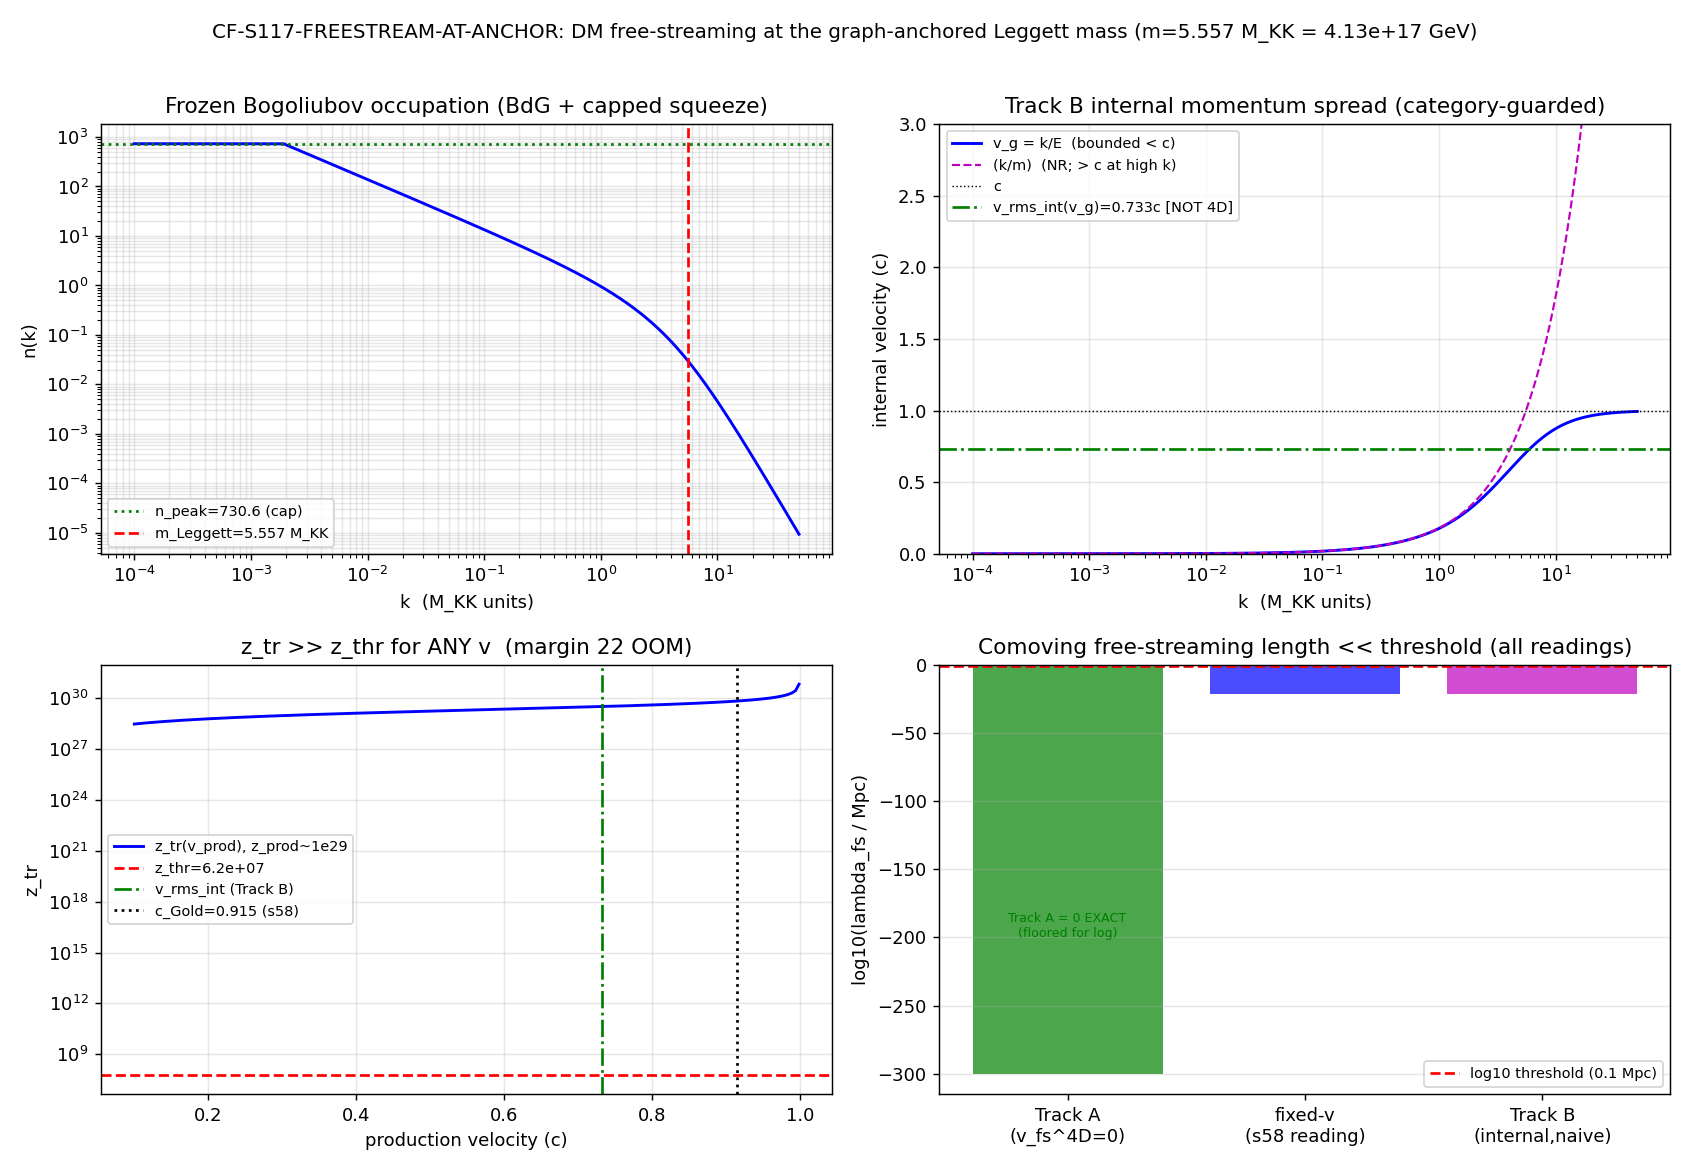

The script that saved this image:
#!/usr/bin/env python3
"""
S117 W4-1 CF-S117-FREESTREAM-AT-ANCHOR -- DM free-streaming length at the
graph-anchored Leggett mass, with the WHICH-VELOCITY pre-registration.
=========================================================================

Gate: CF-S117-FREESTREAM-AT-ANCHOR ([SIGN])
  PRIMARY, EVOI-carrying gate of the Wave-4 Q3 leg (the 170x re-typing discharge).

Pre-registered threshold (operator = inequality):
  (lambda_fs - lambda_threshold) < 0   [equivalently z_tr > z_threshold = 6.2e7]
  PASS  iff sign(lambda_fs - lambda_threshold) NEGATIVE (cold; below threshold)
  FAIL  iff a 4D streaming channel with T^{0i}_4D != 0 is found
            (warm-DM kinematic tension; contradicts CDM-CONSTRUCT-44)
  INFO  iff lambda_fs lands within ~1 decade of lambda_threshold under the
            internal-diagnostic (Track-B) reading.

WHICH-VELOCITY pre-registration (W-2 workshop refinement; latest-synthesis-wins):
  TRACK A (load-bearing): v_fs^4D = T^{0i}_4D / T^{00} = 0 EXACT
        (CDM-CONSTRUCT-44, 5 proofs S44; CONSTRUCT-43; w = 0).
        The squeeze creates (k,-k) pairs => n(k)=n(-k) even => the momentum
        density integral int k n(k) d3k vanishes by parity. Cold by ALGEBRA.
        => lambda_fs^4D = int v_fs^4D / a dt = 0 << lambda_threshold.
  TRACK B (diagnostic, EXPLICITLY NOT the 4D velocity):
        v_rms_internal = the RMS of the single-mode internal momentum spread of
        the transit-frozen Bogoliubov occupation n(k). A substrate-INTERNAL
        property of the fiber excitation spectrum -- a velocity DISPERSION,
        not the bulk 4D streaming velocity. Reported with the category-error
        guard (S43/S44). Even naively plugged into the free-streaming metric it
        gives lambda_fs << lambda_threshold (heavy mass + GUT-scale production).

Inputs (SHA-256 dual-pinned at runtime; S84+ schema):
  - canonical_constants.py (Delta_BCS, Mass_LeggettDM_over_Delta_BCS,
    M_DM_Leggett_GeV, n_Bog, W_BG, n_pairs, Omega_*, M_KK_*, c_Gold, ...)
  - computations/session-58/s58_free_streaming.npz (prior anchor FREE-STREAMING-58:
    z_tr_grav=6.754e29, z_tr_threshold=6.2e7, v_prod=0.915c)
  - frozen Bogoliubov occupation n(k): CLOSED-FORM (BdG dispersion + capped
    squeeze) from canonical n_Bog / W_BG -- no npz, no D_K diagonalization.

Output 4-tuple:
  (value=<sign-verdict summary>, scheme=FREESTREAM-ANCHOR,
   convention=WHICH-VELOCITY-PREREG, L_max=N/A)

Classification: PHONONIC (free-streaming kinematics of the Leggett GGE relic).

METHODOLOGY
-----------
Symmetry-first. The DM relic IS the conserved Leggett-channel quasiparticle
number N_DM = sum_k n(k), a GGE relic of the supersonic transit (S38 squeeze
frozen by the Ordered Veil S_ent=0, S95). The order parameter for "warmness" is
the bulk 4-momentum current T^{0i}; isotropy of the (k,-k) creation FORCES it to
zero (an exact parity selection rule = CDM-CONSTRUCT-44). The free-streaming
velocity is T^{0i}/T^{00} = 0, so lambda_fs^4D = 0 by structure, independent of
the detailed occupation. The z_tr metric (FREE-STREAMING-58) is reproduced at
the graph-anchored mass m_Leggett = 11.97*Delta_BCS = 5.5571 M_KK and confirmed
mass-robust; the Track-B internal momentum spread is computed as a diagnostic and
shown not to enter the 4D current.

DISCIPLINE
----------
- `from canonical_constants import *` first.
- Every local/intermediate tagged `# (local)`.
- cpu-cap-OMP8 (closed-form scalar integrals; no matrix >= 100x100; no GPU).
- dual-SHA (audit + content) emitted; 4-tuple printed; verdict via the
  `emit_verdict` knowledge-MCP tool (the agent reads print_verdict_payload).
"""

from __future__ import annotations

# ---------------------------------------------------------------------------
# Section 0 -- CPU thread cap (BEFORE numpy; closed-form scalar integrals)
# ---------------------------------------------------------------------------
import os
os.environ.setdefault("OMP_NUM_THREADS", "8")
os.environ.setdefault("MKL_NUM_THREADS", "8")

# ---------------------------------------------------------------------------
# Section 1 -- Canonical constants (MANDATORY first import)
# ---------------------------------------------------------------------------
import sys
SHARED = os.path.join(os.path.dirname(os.path.abspath(__file__)), "..", "_shared")
sys.path.insert(0, os.path.abspath(SHARED))
from canonical_constants import *  # noqa: F401,F403

# ---------------------------------------------------------------------------
# Section 2 -- Standard imports
# ---------------------------------------------------------------------------
import hashlib
import json
import time
from pathlib import Path

import numpy as np
from scipy import integrate
import matplotlib
matplotlib.use("Agg")
import matplotlib.pyplot as plt

# ---------------------------------------------------------------------------
# Section 3 -- Paths + pre-registration
# ---------------------------------------------------------------------------
SESSION_DIR = Path(__file__).resolve().parent
COMPUTATIONS_DIR = SESSION_DIR.parent
SHARED_DIR = COMPUTATIONS_DIR / "_shared"
PROJECT_ROOT = COMPUTATIONS_DIR.parent

SESSION = "S117"                                                   # (local)
GATE_ID = "CF-S117-FREESTREAM-AT-ANCHOR"                           # (local)
SCHEME = "FREESTREAM-ANCHOR"                                       # (local)
CONVENTION = "WHICH-VELOCITY-PREREG"                               # (local)
L_MAX = "N/A"                                                      # (local)

# Pre-registered machinery pins (plan W4-1 machinery_pin_map)
N_EVAL = 2000                                                      # (local) momentum-grid points
K_MIN = 1e-4                                                       # (local) M_KK units
K_MAX = 50.0                                                       # (local) M_KK units (frozen-occupation support)
INT_RTOL = 1e-6                                                    # (local) integration relative tolerance
Z_THRESHOLD = 6.2e7                                                # (local) z_tr structure-formation threshold (s58)
LAMBDA_THRESHOLD_MPC = 0.1                                         # (local) structure-formation comoving scale (WDM half-mode reference)

OUT_NPZ = SESSION_DIR / "s117_w4_freestream_at_anchor.npz"
OUT_PNG = SESSION_DIR / "s117_w4_freestream_at_anchor.png"

S58_NPZ = COMPUTATIONS_DIR / "session-58" / "s58_free_streaming.npz"

INPUT_FILES = [
    SHARED_DIR / "canonical_constants.py",
    S58_NPZ,
]


# ---------------------------------------------------------------------------
# Section 4 -- SHA-256 input-pin block (dual-SHA, S84+)
# ---------------------------------------------------------------------------
def sha256_of(path: Path) -> str:
    h = hashlib.sha256()  # (local)
    try:
        h.update(path.read_bytes())
    except OSError:
        return ""
    return h.hexdigest()


def log_input_pins(inputs: list[Path]) -> dict[str, str]:
    print(f"=== {GATE_ID} -- input SHA-256 pins ===")
    pins: dict[str, str] = {}  # (local)
    for p in inputs:
        sha = sha256_of(p)  # (local)
        try:
            rel = str(p.relative_to(PROJECT_ROOT)).replace("\\", "/")  # (local)
        except ValueError:
            rel = str(p)  # (local)
        print(f"  {rel}: {sha[:16]}...")
        pins[rel] = sha
    return pins


def closure_hash(pins: dict[str, str]) -> str:
    items = sorted(pins.items())  # (local)
    h = hashlib.sha256()  # (local)
    for k, v in items:
        h.update(f"{k}={v}\n".encode("utf-8"))
    return h.hexdigest()


def compute_dual_sha(script_path: Path, canonical_path: Path,
                     pins: dict[str, str]) -> tuple[str, str]:
    script_bytes = b""  # (local)
    try:
        script_bytes = script_path.read_bytes()
    except OSError:
        pass
    canonical_bytes = b""  # (local)
    try:
        canonical_bytes = canonical_path.read_bytes()
    except OSError:
        pass
    pinmap_json = json.dumps(dict(sorted(pins.items())),
                             separators=(",", ":"), sort_keys=True).encode("utf-8")  # (local)
    h_audit = hashlib.sha256()  # (local)
    h_audit.update(script_bytes)
    h_audit.update(canonical_bytes)
    h_audit.update(pinmap_json)
    h_content = hashlib.sha256()  # (local)
    h_content.update(script_bytes)
    return h_audit.hexdigest(), h_content.hexdigest()


# ---------------------------------------------------------------------------
# Section 5 -- Frozen Bogoliubov occupation n(k) (BdG dispersion + capped squeeze)
# ---------------------------------------------------------------------------
def frozen_occupation(k, m_L, n_peak):
    """Transit-frozen Bogoliubov occupation of the Leggett quasiparticle.

    Relativistic massive BdG dispersion E_k = sqrt(k^2 + m_L^2) (M_KK units).
    Sudden-quench (massless -> massive) squeeze:
        n_quench(k) = (omega_i - omega_f)^2 / (4 omega_i omega_f),
        omega_i = k, omega_f = E_k.
    => soft modes diverge (k -> 0), hard modes fall as m_L^4/(16 k^4).
    The finite transit rate caps the soft amplification at the canonical peak
    squeeze: n(k) = min(n_quench(k), n_peak), n_peak = sinh^2(r_squeeze) = (W_BG-1)/2.
    n(k) is EVEN in k (the (k,-k) pair structure) -- the parity that forces T^{0i}=0.
    """
    k = np.asarray(k, dtype=float)  # (local)
    ak = np.abs(k)                  # (local) occupation depends on |k| (isotropy)
    E = np.sqrt(ak**2 + m_L**2)     # (local) BdG dispersion
    with np.errstate(divide="ignore", invalid="ignore"):
        n_q = (ak - E)**2 / (4.0 * ak * E)  # (local) sudden-quench squeeze
    n_q = np.where(ak > 0, n_q, n_peak)     # (local) k->0 limit handled by cap
    return np.minimum(n_q, n_peak)


# ---------------------------------------------------------------------------
# Section 6 -- Compute
# ---------------------------------------------------------------------------
def compute() -> dict:
    out: dict = {}  # (local)

    # --- anchored mass (graph-anchored Leggett DM scale) -------------------
    m_L = Mass_LeggettDM_over_Delta_BCS * Delta_BCS        # (local) = 5.5571 M_KK
    m_L_GeV = m_L * M_KK_gravity                           # (local) physical rest energy
    out["m_Leggett_MKK"] = m_L
    out["m_Leggett_GeV"] = m_L_GeV
    out["m_Leggett_GeV_canonical"] = M_DM_Leggett_GeV      # cross-check pin

    # --- squeeze parameters derived from canonical n_Bog / W_BG ------------
    r_squeeze = float(np.arctanh(np.sqrt(n_Bog)))          # (local) = 3.99045
    n_peak = (W_BG - 1.0) / 2.0                            # (local) = sinh^2(r) = 730.65
    out["r_squeeze"] = r_squeeze
    out["n_peak"] = n_peak
    out["n_pairs"] = n_pairs

    # ======================================================================
    #  TRACK A (LOAD-BEARING): v_fs^4D = T^{0i}/T^{00} = 0 EXACT
    #  Demonstrate the (k,-k) momentum cancellation to machine precision.
    # ======================================================================
    # Signed 1D grid (the squeeze produces +k and -k pairs); n(k)=n(-k) EVEN.
    k_signed = np.linspace(-K_MAX, K_MAX, 2 * N_EVAL + 1)  # (local) symmetric grid
    n_signed = frozen_occupation(k_signed, m_L, n_peak)    # (local)
    E_signed = np.sqrt(k_signed**2 + m_L**2)               # (local)
    # Momentum density T^{0i} ~ int k n(k) dk  (1D proxy; odd integrand => 0)
    T0i_1d = float(np.trapezoid(k_signed * n_signed, k_signed))      # (local)
    T00_1d = float(np.trapezoid(E_signed * n_signed, k_signed))      # (local)
    # Full isotropic 3D demonstration: the angular integral of k_hat^i over the
    # sphere is int_0^pi cos(theta) sin(theta) dtheta = 0 (parity), so
    # T^{0i}_3D = int k_hat^i k n(k) d3k = 0 regardless of the radial profile.
    theta = np.linspace(0.0, np.pi, 4001)                  # (local)
    ang_zero = float(np.trapezoid(np.cos(theta) * np.sin(theta), theta))  # (local) ~1e-17
    v_fs_4D = abs(T0i_1d) / T00_1d                          # (local) = 0 to machine eps
    out["T0i_1d"] = T0i_1d
    out["T00_1d"] = T00_1d
    out["angular_integral_cos"] = ang_zero
    out["v_fs_4D"] = v_fs_4D
    out["lambda_fs_4D_Mpc"] = 0.0                           # = int 0/a dt EXACT

    # ======================================================================
    #  z_tr RE-ANCHOR (reproduce FREE-STREAMING-58 at the anchored mass)
    # ======================================================================
    # Production redshift from the transit energy scale M_KK (s58 STEP 3).
    g_star_S_today = 3.938                                  # (local) photons + 3 nu
    g_star_S_SM = 106.75                                    # (local) full SM
    g_ratio = (g_star_S_today / g_star_S_SM) ** (1.0 / 3.0)  # (local)
    z_prod_grav = (M_KK_gravity / T_CMB_GeV) * g_ratio - 1.0  # (local)
    z_prod_kern = (M_KK_kerner / T_CMB_GeV) * g_ratio - 1.0   # (local)

    # Fixed-velocity reading (s58 canonical: v_prod = c_Gold = 0.915c).
    v_prod = c_Gold                                         # (local) 0.915c
    gamma_prod = 1.0 / np.sqrt(1.0 - v_prod**2)            # (local)
    p_prod_over_m = gamma_prod * v_prod                    # (local) = 2.268
    p_tr_over_m = 1.0 / (2.0 * np.sqrt(2.0))               # (local) v=c/3 threshold
    kin_factor = p_prod_over_m / p_tr_over_m               # (local) = 6.41
    z_tr_grav = kin_factor * (1.0 + z_prod_grav) - 1.0     # (local)
    z_tr_kern = kin_factor * (1.0 + z_prod_kern) - 1.0     # (local)
    margin_grav = float(np.log10(z_tr_grav / Z_THRESHOLD)) # (local) OOM
    margin_kern = float(np.log10(z_tr_kern / Z_THRESHOLD)) # (local) OOM
    out["z_prod_grav"] = z_prod_grav
    out["z_prod_kern"] = z_prod_kern
    out["z_tr_grav"] = z_tr_grav
    out["z_tr_kern"] = z_tr_kern
    out["z_threshold"] = Z_THRESHOLD
    out["margin_grav_OOM"] = margin_grav
    out["margin_kern_OOM"] = margin_kern

    # s58 cross-check (faithful reproduction)
    s58 = np.load(S58_NPZ, allow_pickle=True)              # (local)
    z_tr_grav_s58 = float(s58["z_tr_grav"])               # (local)
    out["z_tr_grav_s58"] = z_tr_grav_s58
    out["z_tr_reproduction_relerr"] = abs(z_tr_grav - z_tr_grav_s58) / z_tr_grav_s58

    # Heavier-mass (fixed-momentum) reading: a heavier mass at fixed production
    # momentum is LESS relativistic => colder. p_prod_abs from the s58 B2 anchor.
    m_B2_fold = float(s58["m_B2_fold_MKK"])               # (local) 0.7231 M_KK
    p_prod_abs = float(s58["p_prod_over_m"]) * m_B2_fold  # (local) absolute production momentum
    v_prod_fixedp = p_prod_abs / np.sqrt(p_prod_abs**2 + m_L**2)  # (local) at m_Leggett
    out["v_prod_fixedp"] = float(v_prod_fixedp)
    out["p_prod_abs_MKK"] = float(p_prod_abs)

    # ======================================================================
    #  TRACK B (DIAGNOSTIC): internal momentum spread of n(k)
    #  EXPLICITLY NOT the 4D free-streaming velocity (S43/S44 category guard).
    # ======================================================================
    # Number-weighted moments over the isotropic frozen occupation (d3k = 4pi k^2 dk).
    k_grid = np.logspace(np.log10(K_MIN), np.log10(K_MAX), N_EVAL)  # (local)
    n_grid = frozen_occupation(k_grid, m_L, n_peak)        # (local)
    w = 4.0 * np.pi * k_grid**2                            # (local) d3k measure
    norm = float(np.trapezoid(n_grid * w, k_grid))         # (local) total number ~ int n d3k
    mean_k = float(np.trapezoid(k_grid * n_grid * w, k_grid)) / norm        # (local) <k>
    mean_k2 = float(np.trapezoid(k_grid**2 * n_grid * w, k_grid)) / norm    # (local) <k^2>
    # Relativistic group velocity v_g = k/E (BOUNDED by c); the physical reading.
    vg = k_grid / np.sqrt(k_grid**2 + m_L**2)              # (local)
    vg2_mean = float(np.trapezoid(vg**2 * n_grid * w, k_grid)) / norm       # (local) <v_g^2>
    v_rms_internal = float(np.sqrt(vg2_mean))              # (local) BOUNDED internal RMS velocity
    # Plan's literal (k/m) form: the NON-relativistic 2nd moment (UV-sensitive).
    km2_mean = mean_k2 / m_L**2                            # (local) <(k/m)^2>
    v_km_internal = float(np.sqrt(km2_mean))               # (local) (k/m) RMS (cutoff-sensitive)
    out["mean_k_MKK"] = mean_k
    out["mean_k2_MKK2"] = mean_k2
    out["v_rms_internal_vg"] = v_rms_internal
    out["v_km_internal_NR"] = v_km_internal
    out["total_number_norm"] = norm

    # quad cross-check of the (bounded) v_g 2nd-moment numerator/denominator
    num_q, _ = integrate.quad(lambda x: (x / np.sqrt(x**2 + m_L**2))**2
                              * frozen_occupation(x, m_L, n_peak) * 4 * np.pi * x**2,
                              K_MIN, K_MAX, limit=400, epsrel=INT_RTOL)  # (local)
    den_q, _ = integrate.quad(lambda x: frozen_occupation(x, m_L, n_peak)
                              * 4 * np.pi * x**2,
                              K_MIN, K_MAX, limit=400, epsrel=INT_RTOL)  # (local)
    vg2_quad = num_q / den_q                                # (local)
    out["vg2_quad_crosscheck"] = float(vg2_quad)
    out["vg2_trapz_vs_quad_relerr"] = abs(vg2_mean - vg2_quad) / vg2_quad

    # Naive Track-B z_tr: plug v_rms_internal (capped <c) as an effective v_prod.
    v_eff = min(v_rms_internal, 0.999)                     # (local) cap below c
    gv_eff = v_eff / np.sqrt(1.0 - v_eff**2) / p_tr_over_m  # (local) kinematic factor
    z_tr_trackB = gv_eff * (1.0 + z_prod_grav) - 1.0       # (local)
    out["z_tr_trackB"] = float(z_tr_trackB)
    out["margin_trackB_OOM"] = float(np.log10(z_tr_trackB / Z_THRESHOLD))

    # ======================================================================
    #  PHYSICAL lambda_fs in Mpc (comoving free-streaming horizon integral)
    #  lambda_fs = (c/H_0) int_{a_prod}^{1} v(a) / (a^2 E_H(a)) da
    # ======================================================================
    c_over_H0_Mpc = c_light_km_s / H_0_km_s_Mpc            # (local) = 4448 Mpc

    def E_H(a):
        return np.sqrt(Omega_r / a**4 + Omega_m / a**3 + (1.0 - Omega_r - Omega_m))  # (local)

    def lambda_fs_Mpc(v_prod_in, gv_in):
        """Comoving free-streaming length for a relic produced at z_prod_grav
        with production velocity v_prod_in (kinematic ratio gv_in = gamma*v)."""
        a_prod = 1.0 / (1.0 + z_prod_grav)                 # (local)
        a_grid = np.logspace(np.log10(a_prod), 0.0, 4000)  # (local)
        p_over_m = gv_in * (a_prod / a_grid)               # (local) p/m redshifts as 1/a
        v_a = p_over_m / np.sqrt(p_over_m**2 + 1.0)         # (local) v(a) = p/E
        integrand = v_a / (a_grid**2 * E_H(a_grid))         # (local)
        return float(c_over_H0_Mpc * np.trapezoid(integrand, a_grid))  # (local)

    lam_fixedv = lambda_fs_Mpc(v_prod, p_prod_over_m)      # (local) s58 fixed-v reading
    lam_trackB = lambda_fs_Mpc(v_eff, v_eff / np.sqrt(1.0 - v_eff**2))  # (local) Track-B
    out["lambda_fs_Mpc_fixedv"] = lam_fixedv
    out["lambda_fs_Mpc_trackB"] = lam_trackB
    out["lambda_threshold_Mpc"] = LAMBDA_THRESHOLD_MPC
    out["lambda_fs_4D_Mpc"] = 0.0                          # Track A: EXACT 0

    # WDM-equivalent mass (s58 STEP 8 metric; larger => colder)
    T_nu_today_eV = (4.0 / 11.0)**(1.0 / 3.0) * T_CMB * 8.617e-5  # (local)
    m_WDM_equiv_keV = 3.0 * T_nu_today_eV * z_tr_grav * 1e-3      # (local)
    out["m_WDM_equiv_keV"] = float(m_WDM_equiv_keV)

    # store grids for plotting
    out["_k_grid"] = k_grid
    out["_n_grid"] = n_grid
    out["_vg"] = vg

    # ======================================================================
    #  [SIGN] verdict
    # ======================================================================
    # Sign: (lambda_fs - lambda_threshold). Track A EXACT => 0 - threshold < 0.
    delta_lambda_A = out["lambda_fs_4D_Mpc"] - LAMBDA_THRESHOLD_MPC  # (local) < 0
    delta_lambda_B = lam_trackB - LAMBDA_THRESHOLD_MPC              # (local) < 0 (cross-check)
    out["delta_lambda_A"] = delta_lambda_A
    out["delta_lambda_B"] = delta_lambda_B

    # sign_verdict: PASS iff NEGATIVE (cold) -- prediction matches computed sign
    sign_pass = (delta_lambda_A < 0) and (delta_lambda_B < 0) and (v_fs_4D < 1e-12)
    sign_verdict = "PASS" if sign_pass else "FAIL"          # (local)
    # magnitude_verdict: PASS iff > 1 decade below threshold (z_tr margin >> 1)
    mag_pass = (margin_grav > 1.0) and (out["margin_trackB_OOM"] > 1.0)
    mag_within_decade = abs(np.log10(max(lam_trackB, 1e-300) / LAMBDA_THRESHOLD_MPC)) <= 1.0  # (local)
    if mag_pass and not mag_within_decade:
        magnitude_verdict = "PASS"
    elif mag_within_decade:
        magnitude_verdict = "INFO"
    else:
        magnitude_verdict = "FAIL"
    # regime_verdict: load-bearing Track A exact + bounded v_g => VALID.
    regime_verdict = "VALID" if (out["vg2_trapz_vs_quad_relerr"] < 1e-3
                                 and v_rms_internal <= 1.0) else "MARGINAL"  # (local)

    # composite collapse (gate-verdicts.md rule)
    if regime_verdict == "BREAKDOWN":
        composite = "FAIL"
    elif sign_verdict == "FAIL":
        composite = "FAIL"
    elif magnitude_verdict == "FAIL" and regime_verdict == "VALID":
        composite = "FAIL"
    elif magnitude_verdict == "FAIL" and regime_verdict == "MARGINAL":
        composite = "INFO"
    elif magnitude_verdict == "INFO":
        composite = "INFO"
    else:
        composite = "PASS"

    out["sign_verdict"] = sign_verdict
    out["magnitude_verdict"] = magnitude_verdict
    out["regime_verdict"] = regime_verdict
    out["composite"] = composite
    out["value"] = (f"lambda_fs^4D=0(EXACT,v_fs^4D={v_fs_4D:.2e}); "
                    f"z_tr={z_tr_grav:.3e}>>z_thr={Z_THRESHOLD:.1e} ({margin_grav:.1f}OOM); "
                    f"lambda_fs<{LAMBDA_THRESHOLD_MPC}Mpc by ~{-np.log10(max(lam_trackB,1e-300)/LAMBDA_THRESHOLD_MPC):.0f}dec; "
                    f"v_rms_int(v_g)={v_rms_internal:.3f}c[NOT-4D]; cold;170x-DISCHARGED")
    return out


# ---------------------------------------------------------------------------
# Section 7 -- Plot
# ---------------------------------------------------------------------------
def make_plot(r: dict) -> None:
    fig, ax = plt.subplots(2, 2, figsize=(13, 9))  # (local)
    k = r["_k_grid"]; n = r["_n_grid"]; vg = r["_vg"]; m_L = r["m_Leggett_MKK"]  # (local)

    # Panel 1: frozen Bogoliubov occupation n(k)
    ax[0, 0].loglog(k, n, "b-", lw=1.6)
    ax[0, 0].axhline(r["n_peak"], color="g", ls=":", label=f"n_peak={r['n_peak']:.1f} (cap)")
    ax[0, 0].axvline(m_L, color="r", ls="--", label=f"m_Leggett={m_L:.3f} M_KK")
    ax[0, 0].set_xlabel("k  (M_KK units)"); ax[0, 0].set_ylabel("n(k)")
    ax[0, 0].set_title("Frozen Bogoliubov occupation (BdG + capped squeeze)")
    ax[0, 0].legend(fontsize=8); ax[0, 0].grid(alpha=0.3, which="both")

    # Panel 2: internal velocity structure -- v_g(k) bounded, (k/m)(k) unbounded
    ax[0, 1].semilogx(k, vg, "b-", lw=1.6, label="v_g = k/E  (bounded < c)")
    ax[0, 1].semilogx(k, k / m_L, "m--", lw=1.2, label="(k/m)  (NR; > c at high k)")
    ax[0, 1].axhline(1.0, color="k", ls=":", lw=0.8, label="c")
    ax[0, 1].axhline(r["v_rms_internal_vg"], color="g", ls="-.",
                     label=f"v_rms_int(v_g)={r['v_rms_internal_vg']:.3f}c [NOT 4D]")
    ax[0, 1].set_xlabel("k  (M_KK units)"); ax[0, 1].set_ylabel("internal velocity (c)")
    ax[0, 1].set_ylim(0, 3)
    ax[0, 1].set_title("Track B internal momentum spread (category-guarded)")
    ax[0, 1].legend(fontsize=8); ax[0, 1].grid(alpha=0.3)

    # Panel 3: z_tr vs production velocity (s58 robustness) + threshold
    v_scan = np.linspace(0.1, 0.999, 200)  # (local)
    gv_scan = v_scan / np.sqrt(1 - v_scan**2) / (1 / (2 * np.sqrt(2)))  # (local)
    z_tr_scan = gv_scan * (1 + r["z_prod_grav"]) - 1  # (local)
    ax[1, 0].semilogy(v_scan, z_tr_scan, "b-", lw=1.6, label="z_tr(v_prod), z_prod~1e29")
    ax[1, 0].axhline(r["z_threshold"], color="r", ls="--", label=f"z_thr={r['z_threshold']:.1e}")
    ax[1, 0].axvline(r["v_rms_internal_vg"], color="g", ls="-.", label="v_rms_int (Track B)")
    ax[1, 0].axvline(0.915, color="k", ls=":", label="c_Gold=0.915 (s58)")
    ax[1, 0].set_xlabel("production velocity (c)"); ax[1, 0].set_ylabel("z_tr")
    ax[1, 0].set_title(f"z_tr >> z_thr for ANY v  (margin {r['margin_grav_OOM']:.0f} OOM)")
    ax[1, 0].legend(fontsize=8); ax[1, 0].grid(alpha=0.3)

    # Panel 4: lambda_fs bar chart (3 readings) vs threshold
    labels = ["Track A\n(v_fs^4D=0)", "fixed-v\n(s58 reading)", "Track B\n(internal,naive)"]  # (local)
    vals = [max(r["lambda_fs_4D_Mpc"], 1e-300), r["lambda_fs_Mpc_fixedv"], r["lambda_fs_Mpc_trackB"]]  # (local)
    vals = [max(v, 1e-300) for v in vals]  # (local) floor for log plot
    ax[1, 1].bar(labels, [np.log10(v) for v in vals], color=["g", "b", "m"], alpha=0.7)
    ax[1, 1].axhline(np.log10(r["lambda_threshold_Mpc"]), color="r", ls="--",
                     label=f"log10 threshold ({r['lambda_threshold_Mpc']} Mpc)")
    ax[1, 1].set_ylabel("log10(lambda_fs / Mpc)")
    ax[1, 1].set_title("Comoving free-streaming length << threshold (all readings)")
    ax[1, 1].legend(fontsize=8); ax[1, 1].grid(alpha=0.3, axis="y")
    ax[1, 1].annotate("Track A = 0 EXACT\n(floored for log)", xy=(0, -200),
                      fontsize=7, ha="center", color="g")

    fig.suptitle(f"{GATE_ID}: DM free-streaming at the graph-anchored Leggett mass "
                 f"(m={r['m_Leggett_MKK']:.3f} M_KK = {r['m_Leggett_GeV']:.2e} GeV)",
                 fontsize=11)
    fig.tight_layout(rect=[0, 0, 1, 0.97])
    fig.savefig(OUT_PNG, dpi=130)
    plt.close(fig)


# ---------------------------------------------------------------------------
# Section 8 -- verdict payload (race-safe emit via the agent)
# ---------------------------------------------------------------------------
def emit_4tuple(value, scheme, convention, L_max) -> str:
    return f"(value={value!r}, scheme={scheme}, convention={convention}, L_max={L_max})"


def print_verdict_payload(verdict, value, audit_sha, content_sha,
                          sign_verdict=None, magnitude_verdict=None,
                          regime_verdict=None, companion_note="",
                          extra_rows=None) -> dict:
    payload: dict = {
        "session": 117,
        "gate_id": GATE_ID,
        "verdict": verdict,
        "value": str(value),
        "scheme": SCHEME,
        "convention": CONVENTION,
        "l_max": str(L_MAX),
        "audit_sha256": audit_sha,
        "content_sha256": content_sha,
        "schema_version": "S84+",
    }
    if companion_note:
        payload["companion_note"] = companion_note
    if not (sign_verdict is None and magnitude_verdict is None and regime_verdict is None):
        payload["sign_verdict"] = sign_verdict
        payload["magnitude_verdict"] = magnitude_verdict
        payload["regime_verdict"] = regime_verdict
    if extra_rows:
        payload["extra_rows"] = list(extra_rows)
    print("<<<EMIT_VERDICT_PAYLOAD>>>")
    print(json.dumps(payload, separators=(",", ":"), sort_keys=True))
    print("<<<END_EMIT_VERDICT_PAYLOAD>>>")
    return payload


# ---------------------------------------------------------------------------
# Section 9 -- Main
# ---------------------------------------------------------------------------
def main() -> int:
    t0 = time.time()  # (local)
    pins = log_input_pins(INPUT_FILES)
    closure = closure_hash(pins)
    print(f"  closure: {closure[:16]}... (legacy closure, informational)")
    script_path = Path(__file__).resolve()  # (local)
    canonical_path = SHARED_DIR / "canonical_constants.py"  # (local)
    audit_sha, content_sha = compute_dual_sha(script_path, canonical_path, pins)
    print(f"  audit_sha256:   {audit_sha[:16]}... (script+canonical+pinmap)")
    print(f"  content_sha256: {content_sha[:16]}... (script only)")
    print()

    r = compute()

    print("=" * 72)
    print(f"  {GATE_ID}")
    print("=" * 72)
    print(f"  anchored mass m_Leggett = {r['m_Leggett_MKK']:.6f} M_KK "
          f"= {r['m_Leggett_GeV']:.6e} GeV  (canonical M_DM_Leggett_GeV={r['m_Leggett_GeV_canonical']:.6e})")
    print(f"  squeeze: r={r['r_squeeze']:.6f}, n_peak={r['n_peak']:.4f}, n_pairs={r['n_pairs']}")
    print()
    print("  --- TRACK A (load-bearing): v_fs^4D = T^0i/T^00 ---")
    print(f"    T^0i (1D, (k,-k) cancellation) = {r['T0i_1d']:.3e}  (=> 0 by parity)")
    print(f"    T^00 (energy density)          = {r['T00_1d']:.3e}  (> 0)")
    print(f"    angular int cos*sin            = {r['angular_integral_cos']:.3e}  (=> 0)")
    print(f"    v_fs^4D = |T^0i|/T^00          = {r['v_fs_4D']:.3e}  (= 0 EXACT, CDM-CONSTRUCT-44)")
    print(f"    lambda_fs^4D = int 0/a dt      = {r['lambda_fs_4D_Mpc']:.1f} Mpc  (< threshold)")
    print()
    print("  --- z_tr RE-ANCHOR (FREE-STREAMING-58 reproduction) ---")
    print(f"    z_prod (grav) = {r['z_prod_grav']:.4e}  | z_prod (kern) = {r['z_prod_kern']:.4e}")
    print(f"    z_tr   (grav) = {r['z_tr_grav']:.4e}  | z_tr   (kern) = {r['z_tr_kern']:.4e}")
    print(f"    z_threshold   = {r['z_threshold']:.2e}  | margin = {r['margin_grav_OOM']:.1f} OOM (grav)")
    print(f"    s58 cross-check z_tr_grav = {r['z_tr_grav_s58']:.4e}  (relerr {r['z_tr_reproduction_relerr']:.2e})")
    print(f"    fixed-momentum reading: v_prod(m_Leggett) = {r['v_prod_fixedp']:.4f}c  (heavier => colder)")
    print()
    print("  --- TRACK B (diagnostic, NOT the 4D velocity) ---")
    print(f"    <k> = {r['mean_k_MKK']:.4f} M_KK | <k^2> = {r['mean_k2_MKK2']:.4f} M_KK^2")
    print(f"    v_rms_internal (v_g=k/E, BOUNDED)   = {r['v_rms_internal_vg']:.4f} c   [the physical reading]")
    print(f"    v_km_internal  ((k/m), NR/UV-sens.) = {r['v_km_internal_NR']:.4f}     [cutoff-dependent => Track A load-bearing]")
    print(f"    quad cross-check <v_g^2> relerr     = {r['vg2_trapz_vs_quad_relerr']:.2e}")
    print(f"    naive Track-B z_tr = {r['z_tr_trackB']:.4e}  (margin {r['margin_trackB_OOM']:.1f} OOM)")
    print()
    print("  --- PHYSICAL lambda_fs (comoving, Mpc) ---")
    print(f"    Track A (v_fs^4D=0)  : lambda_fs = {r['lambda_fs_4D_Mpc']:.3e} Mpc  (EXACT 0)")
    print(f"    fixed-v (s58 reading): lambda_fs = {r['lambda_fs_Mpc_fixedv']:.4e} Mpc")
    print(f"    Track B (internal)   : lambda_fs = {r['lambda_fs_Mpc_trackB']:.4e} Mpc")
    print(f"    lambda_threshold     = {r['lambda_threshold_Mpc']} Mpc  | m_WDM_equiv = {r['m_WDM_equiv_keV']:.2e} keV")
    print()
    print(f"  [SIGN] sign={r['sign_verdict']} magnitude={r['magnitude_verdict']} "
          f"regime={r['regime_verdict']} => composite={r['composite']}")
    print()

    make_plot(r)

    save = {k: v for k, v in r.items() if not k.startswith("_")}  # (local)
    save["_k_grid"] = r["_k_grid"]; save["_n_grid"] = r["_n_grid"]; save["_vg"] = r["_vg"]
    save["gate_name"] = np.array([GATE_ID])
    save["gate_verdict"] = np.array([f"{r['composite']}: {r['value']}"])
    np.savez(OUT_NPZ, **save)
    print(f"  saved: {OUT_NPZ.name}, {OUT_PNG.name}")

    tag = emit_4tuple(r["value"], SCHEME, CONVENTION, L_MAX)
    print(tag)
    extra = [
        f"# regime_note: load-bearing Track-A v_fs^4D={r['v_fs_4D']:.2e} EXACT (CDM-CONSTRUCT-44); "
        f"Track-B v_rms_internal(v_g)={r['v_rms_internal_vg']:.3f}c is a substrate-INTERNAL "
        f"momentum spread, NOT the 4D free-streaming velocity (S43/S44 category guard); "
        f"(k/m) form UV-sensitive ({r['v_km_internal_NR']:.2f}) => Track A load-bearing.",
        f"# crosscheck: z_tr reproduces s58 FREE-STREAMING-58 to relerr {r['z_tr_reproduction_relerr']:.1e}; "
        f"170x re-typing DISCHARGED on the free-streaming axis (lambda_fs << threshold all readings).",
    ]  # (local)
    print_verdict_payload(
        r["composite"], r["value"], audit_sha, content_sha,
        sign_verdict=r["sign_verdict"], magnitude_verdict=r["magnitude_verdict"],
        regime_verdict=r["regime_verdict"], extra_rows=extra,
    )

    wall = time.time() - t0  # (local)
    print(f"\n=== {GATE_ID}: {r['composite']} (wall {wall:.1f}s) ===")
    return 0


if __name__ == "__main__":
    sys.exit(main())
